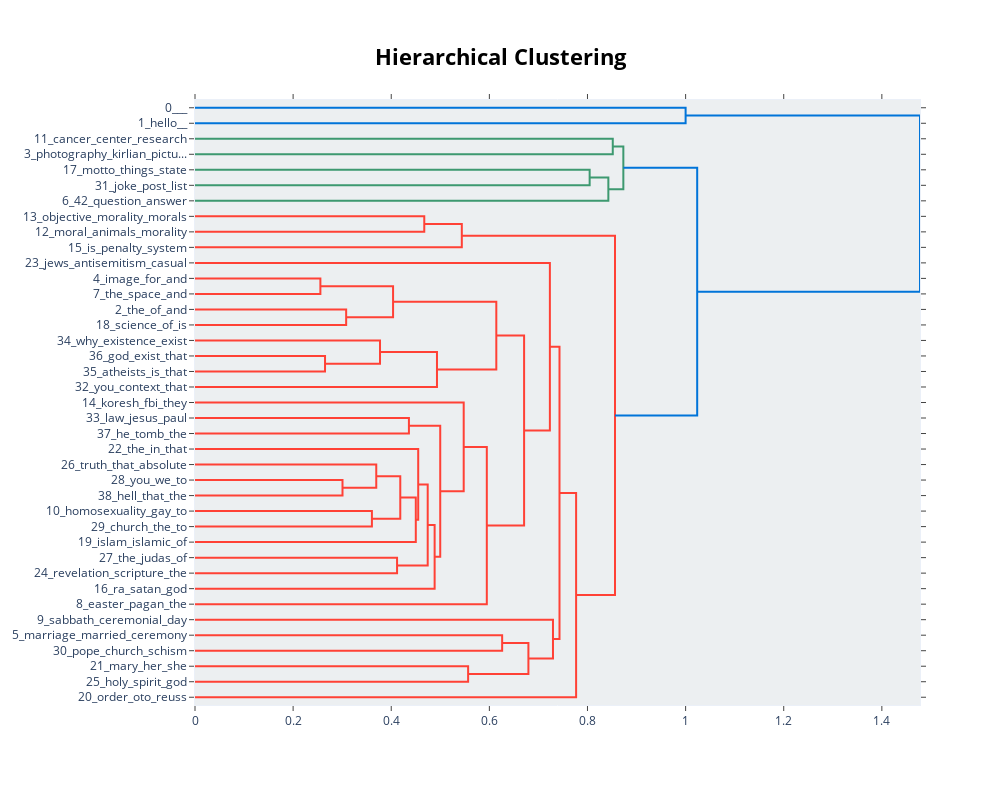

Notebook code for this chart:
### Code cell
topic_model.visualize_hierarchy(top_n_topics=50)

### Figure 1 — Plotly figure (JSON) as saved in the notebook; plotly's stock layout.template omitted (floating-point values rounded to 4 significant figures)
{"data": [{"hoverinfo": "text", "marker": {"color": "rgb(0,116,217)"}, "mode": "lines", "type": "scatter", "x": [0, 1, 1, 0], "xaxis": "x", "y": [-5, -5, -15, -15], "yaxis": "y"}, {"hoverinfo": "text", "marker": {"color": "rgb(61,153,112)"}, "mode": "lines", "type": "scatter", "x": [0, 0.8515, 0.8515, 0], "xaxis": "x", "y": [-25, -25, -35, -35], "yaxis": "y"}, {"hoverinfo": "text", "marker": {"color": "rgb(61,153,112)"}, "mode": "lines", "type": "scatter", "x": [0, 0.8044, 0.8044, 0], "xaxis": "x", "y": [-45, -45, -55, -55], "yaxis": "y"}, {"hoverinfo": "text", "marker": {"color": "rgb(61,153,112)"}, "mode": "lines", "type": "scatter", "x": [0.8044, 0.8425, 0.8425, 0], "xaxis": "x", "y": [-50, -50, -65, -65], "yaxis": "y"}, {"hoverinfo": "text", "marker": {"color": "rgb(61,153,112)"}, "mode": "lines", "type": "scatter", "x": [0.8515, 0.8731, 0.8731, 0.8425], "xaxis": "x", "y": [-30, -30, -57.5, -57.5], "yaxis": "y"}, {"hoverinfo": "text", "marker": {"color": "rgb(255,65,54)"}, "mode": "lines", "type": "scatter", "x": [0, 0.4673, 0.4673, 0], "xaxis": "x", "y": [-75, -75, -85, -85], "yaxis": "y"}, {"hoverinfo": "text", "marker": {"color": "rgb(255,65,54)"}, "mode": "lines", "type": "scatter", "x": [0.4673, 0.5438, 0.5438, 0], "xaxis": "x", "y": [-80, -80, -95, -95], "yaxis": "y"}, {"hoverinfo": "text", "marker": {"color": "rgb(255,65,54)"}, "mode": "lines", "type": "scatter", "x": [0, 0.2556, 0.2556, 0], "xaxis": "x", "y": [-115, -115, -125, -125], "yaxis": "y"}, {"hoverinfo": "text", "marker": {"color": "rgb(255,65,54)"}, "mode": "lines", "type": "scatter", "x": [0, 0.3081, 0.3081, 0], "xaxis": "x", "y": [-135, -135, -145, -145], "yaxis": "y"}, {"hoverinfo": "text", "marker": {"color": "rgb(255,65,54)"}, "mode": "lines", "type": "scatter", "x": [0.2556, 0.4037, 0.4037, 0.3081], "xaxis": "x", "y": [-120, -120, -140, -140], "yaxis": "y"}, {"hoverinfo": "text", "marker": {"color": "rgb(255,65,54)"}, "mode": "lines", "type": "scatter", "x": [0, 0.265, 0.265, 0], "xaxis": "x", "y": [-165, -165, -175, -175], "yaxis": "y"}, {"hoverinfo": "text", "marker": {"color": "rgb(255,65,54)"}, "mode": "lines", "type": "scatter", "x": [0, 0.3771, 0.3771, 0.265], "xaxis": "x", "y": [-155, -155, -170, -170], "yaxis": "y"}, {"hoverinfo": "text", "marker": {"color": "rgb(255,65,54)"}, "mode": "lines", "type": "scatter", "x": [0.3771, 0.4932, 0.4932, 0], "xaxis": "x", "y": [-162.5, -162.5, -185, -185], "yaxis": "y"}, {"hoverinfo": "text", "marker": {"color": "rgb(255,65,54)"}, "mode": "lines", "type": "scatter", "x": [0.4037, 0.6142, 0.6142, 0.4932], "xaxis": "x", "y": [-130, -130, -173.8, -173.8], "yaxis": "y"}, {"hoverinfo": "text", "marker": {"color": "rgb(255,65,54)"}, "mode": "lines", "type": "scatter", "x": [0, 0.436, 0.436, 0], "xaxis": "x", "y": [-205, -205, -215, -215], "yaxis": "y"}, {"hoverinfo": "text", "marker": {"color": "rgb(255,65,54)"}, "mode": "lines", "type": "scatter", "x": [0, 0.3006, 0.3006, 0], "xaxis": "x", "y": [-245, -245, -255, -255], "yaxis": "y"}, {"hoverinfo": "text", "marker": {"color": "rgb(255,65,54)"}, "mode": "lines", "type": "scatter", "x": [0, 0.3695, 0.3695, 0.3006], "xaxis": "x", "y": [-235, -235, -250, -250], "yaxis": "y"}, {"hoverinfo": "text", "marker": {"color": "rgb(255,65,54)"}, "mode": "lines", "type": "scatter", "x": [0, 0.3606, 0.3606, 0], "xaxis": "x", "y": [-265, -265, -275, -275], "yaxis": "y"}, {"hoverinfo": "text", "marker": {"color": "rgb(255,65,54)"}, "mode": "lines", "type": "scatter", "x": [0.3695, 0.4184, 0.4184, 0.3606], "xaxis": "x", "y": [-242.5, -242.5, -270, -270], "yaxis": "y"}, {"hoverinfo": "text", "marker": {"color": "rgb(255,65,54)"}, "mode": "lines", "type": "scatter", "x": [0.4184, 0.4501, 0.4501, 0], "xaxis": "x", "y": [-256.2, -256.2, -285, -285], "yaxis": "y"}, {"hoverinfo": "text", "marker": {"color": "rgb(255,65,54)"}, "mode": "lines", "type": "scatter", "x": [0, 0.455, 0.455, 0.4501], "xaxis": "x", "y": [-225, -225, -270.6, -270.6], "yaxis": "y"}, {"hoverinfo": "text", "marker": {"color": "rgb(255,65,54)"}, "mode": "lines", "type": "scatter", "x": [0, 0.4119, 0.4119, 0], "xaxis": "x", "y": [-295, -295, -305, -305], "yaxis": "y"}, {"hoverinfo": "text", "marker": {"color": "rgb(255,65,54)"}, "mode": "lines", "type": "scatter", "x": [0.455, 0.4743, 0.4743, 0.4119], "xaxis": "x", "y": [-247.8, -247.8, -300, -300], "yaxis": "y"}, {"hoverinfo": "text", "marker": {"color": "rgb(255,65,54)"}, "mode": "lines", "type": "scatter", "x": [0.4743, 0.4884, 0.4884, 0], "xaxis": "x", "y": [-273.9, -273.9, -315, -315], "yaxis": "y"}, {"hoverinfo": "text", "marker": {"color": "rgb(255,65,54)"}, "mode": "lines", "type": "scatter", "x": [0.436, 0.4999, 0.4999, 0.4884], "xaxis": "x", "y": [-210, -210, -294.5, -294.5], "yaxis": "y"}, {"hoverinfo": "text", "marker": {"color": "rgb(255,65,54)"}, "mode": "lines", "type": "scatter", "x": [0, 0.5477, 0.5477, 0.4999], "xaxis": "x", "y": [-195, -195, -252.2, -252.2], "yaxis": "y"}, {"hoverinfo": "text", "marker": {"color": "rgb(255,65,54)"}, "mode": "lines", "type": "scatter", "x": [0.5477, 0.5948, 0.5948, 0], "xaxis": "x", "y": [-223.6, -223.6, -325, -325], "yaxis": "y"}, {"hoverinfo": "text", "marker": {"color": "rgb(255,65,54)"}, "mode": "lines", "type": "scatter", "x": [0.6142, 0.6708, 0.6708, 0.5948], "xaxis": "x", "y": [-151.9, -151.9, -274.3, -274.3], "yaxis": "y"}, {"hoverinfo": "text", "marker": {"color": "rgb(255,65,54)"}, "mode": "lines", "type": "scatter", "x": [0, 0.7233, 0.7233, 0.6708], "xaxis": "x", "y": [-105, -105, -213.1, -213.1], "yaxis": "y"}, {"hoverinfo": "text", "marker": {"color": "rgb(255,65,54)"}, "mode": "lines", "type": "scatter", "x": [0, 0.6261, 0.6261, 0], "xaxis": "x", "y": [-345, -345, -355, -355], "yaxis": "y"}, {"hoverinfo": "text", "marker": {"color": "rgb(255,65,54)"}, "mode": "lines", "type": "scatter", "x": [0, 0.5567, 0.5567, 0], "xaxis": "x", "y": [-365, -365, -375, -375], "yaxis": "y"}, {"hoverinfo": "text", "marker": {"color": "rgb(255,65,54)"}, "mode": "lines", "type": "scatter", "x": [0.6261, 0.6796, 0.6796, 0.5567], "xaxis": "x", "y": [-350, -350, -370, -370], "yaxis": "y"}, {"hoverinfo": "text", "marker": {"color": "rgb(255,65,54)"}, "mode": "lines", "type": "scatter", "x": [0, 0.7297, 0.7297, 0.6796], "xaxis": "x", "y": [-335, -335, -360, -360], "yaxis": "y"}, {"hoverinfo": "text", "marker": {"color": "rgb(255,65,54)"}, "mode": "lines", "type": "scatter", "x": [0.7233, 0.743, 0.743, 0.7297], "xaxis": "x", "y": [-159.0, -159.0, -347.5, -347.5], "yaxis": "y"}, {"hoverinfo": "text", "marker": {"color": "rgb(255,65,54)"}, "mode": "lines", "type": "scatter", "x": [0.743, 0.7768, 0.7768, 0], "xaxis": "x", "y": [-253.3, -253.3, -385, -385], "yaxis": "y"}, {"hoverinfo": "text", "marker": {"color": "rgb(255,65,54)"}, "mode": "lines", "type": "scatter", "x": [0.5438, 0.8561, 0.8561, 0.7768], "xaxis": "x", "y": [-87.5, -87.5, -319.1, -319.1], "yaxis": "y"}, {"hoverinfo": "text", "marker": {"color": "rgb(0,116,217)"}, "mode": "lines", "type": "scatter", "x": [0.8731, 1.024, 1.024, 0.8561], "xaxis": "x", "y": [-43.75, -43.75, -203.3, -203.3], "yaxis": "y"}, {"hoverinfo": "text", "marker": {"color": "rgb(0,116,217)"}, "mode": "lines", "type": "scatter", "x": [1, 1.478, 1.478, 1.024], "xaxis": "x", "y": [-10, -10, -123.5, -123.5], "yaxis": "y"}], "layout": {"autosize": false, "height": 785, "hoverlabel": {"bgcolor": "white", "font": {"family": "Rockwell", "size": 16}}, "hovermode": "closest", "plot_bgcolor": "#ECEFF1", "showlegend": false, "title": {"font": {"color": "Black", "size": 22}, "text": "<b>Hierarchical Clustering</b>", "x": 0.5, "xanchor": "center", "yanchor": "top"}, "width": 1000, "xaxis": {"autorange": true, "mirror": "allticks", "range": [0, 1.478], "rangemode": "tozero", "showgrid": false, "showline": true, "showticklabels": true, "ticks": "outside", "type": "linear", "zeroline": false}, "yaxis": {"mirror": "allticks", "range": [-390, 0], "rangemode": "tozero", "showgrid": false, "showline": true, "showticklabels": true, "tickmode": "array", "ticks": "outside", "ticktext": ["0___", "1_hello__", "11_cancer_center_research", "3_photography_kirlian_pictu...", "17_motto_things_state", "31_joke_post_list", "6_42_question_answer", "13_objective_morality_morals", "12_moral_animals_morality", "15_is_penalty_system", "23_jews_antisemitism_casual", "4_image_for_and", "7_the_space_and", "2_the_of_and", "18_science_of_is", "34_why_existence_exist", "36_god_exist_that", "35_atheists_is_that", "32_you_context_that", "14_koresh_fbi_they", "33_law_jesus_paul", "37_he_tomb_the", "22_the_in_that", "26_truth_that_absolute", "28_you_we_to", "38_hell_that_the", "10_homosexuality_gay_to", "29_church_the_to", "19_islam_islamic_of", "27_the_judas_of", "24_revelation_scripture_the", "16_ra_satan_god", "8_easter_pagan_the", "9_sabbath_ceremonial_day", "5_marriage_married_ceremony", "30_pope_church_schism", "21_mary_her_she", "25_holy_spirit_god", "20_order_oto_reuss"], "tickvals": [-5, -15, -25, -35, -45, -55, -65, -75, -85, -95, -105, -115, -125, -135, -145, -155, -165, -175, -185, -195, -205, -215, -225, -235, -245, -255, -265, -275, -285, -295, -305, -315, -325, -335, -345, -355, -365, -375, -385], "type": "linear", "zeroline": false}}}
